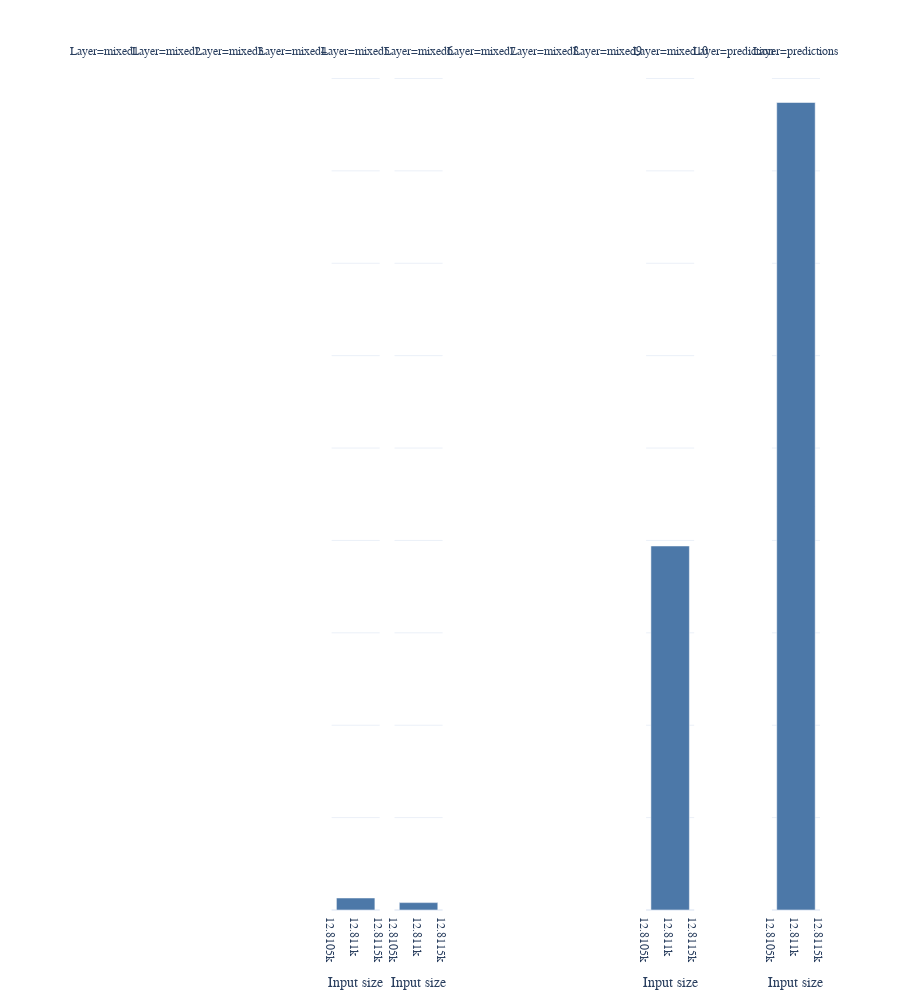

Notebook cell for this chart:
### Code cell
model = "inception_v3"

fig = px.bar(df[(df["Model"] == model) & (df["Minimum pattern size"] == 5)], x="Input size", y="Number of patterns", barmode='group', facet_col="Layer", category_orders=category_orders[model], height=1000)

#removeLabelsEqualsPart(fig)
#fig.update_xaxes(title_text ="")
#fig.update_yaxes(title_text ="")
fig.show()

### Figure 1 — Plotly figure (JSON) as saved in the notebook; plotly's stock layout.template omitted (floating-point values rounded to 4 significant figures)
{"data": [{"alignmentgroup": "True", "hovertemplate": "Layer=mixed5<br>Input size=%{x}<br>Number of patterns=%{y}<extra></extra>", "legendgroup": "", "marker": {"color": "#4C78A8", "pattern": {"shape": ""}}, "name": "", "offsetgroup": "", "orientation": "v", "showlegend": false, "textposition": "auto", "type": "bar", "x": [12811], "xaxis": "x5", "y": [13], "yaxis": "y5"}, {"alignmentgroup": "True", "hovertemplate": "Layer=mixed6<br>Input size=%{x}<br>Number of patterns=%{y}<extra></extra>", "legendgroup": "", "marker": {"color": "#4C78A8", "pattern": {"shape": ""}}, "name": "", "offsetgroup": "", "orientation": "v", "showlegend": false, "textposition": "auto", "type": "bar", "x": [12811], "xaxis": "x6", "y": [8], "yaxis": "y6"}, {"alignmentgroup": "True", "hovertemplate": "Layer=mixed10<br>Input size=%{x}<br>Number of patterns=%{y}<extra></extra>", "legendgroup": "", "marker": {"color": "#4C78A8", "pattern": {"shape": ""}}, "name": "", "offsetgroup": "", "orientation": "v", "showlegend": false, "textposition": "auto", "type": "bar", "x": [12811], "xaxis": "x10", "y": [394], "yaxis": "y10"}, {"alignmentgroup": "True", "hovertemplate": "Layer=predictions<br>Input size=%{x}<br>Number of patterns=%{y}<extra></extra>", "legendgroup": "", "marker": {"color": "#4C78A8", "pattern": {"shape": ""}}, "name": "", "offsetgroup": "", "orientation": "v", "showlegend": false, "textposition": "auto", "type": "bar", "x": [12811], "xaxis": "x12", "y": [874], "yaxis": "y12"}], "layout": {"annotations": [{"font": {}, "showarrow": false, "text": "Layer=mixed1", "x": 0.0325, "xanchor": "center", "xref": "paper", "y": 1, "yanchor": "bottom", "yref": "paper"}, {"font": {}, "showarrow": false, "text": "Layer=mixed2", "x": 0.1175, "xanchor": "center", "xref": "paper", "y": 1, "yanchor": "bottom", "yref": "paper"}, {"font": {}, "showarrow": false, "text": "Layer=mixed3", "x": 0.2025, "xanchor": "center", "xref": "paper", "y": 1, "yanchor": "bottom", "yref": "paper"}, {"font": {}, "showarrow": false, "text": "Layer=mixed4", "x": 0.2875, "xanchor": "center", "xref": "paper", "y": 1, "yanchor": "bottom", "yref": "paper"}, {"font": {}, "showarrow": false, "text": "Layer=mixed5", "x": 0.3725, "xanchor": "center", "xref": "paper", "y": 1, "yanchor": "bottom", "yref": "paper"}, {"font": {}, "showarrow": false, "text": "Layer=mixed6", "x": 0.4575, "xanchor": "center", "xref": "paper", "y": 1, "yanchor": "bottom", "yref": "paper"}, {"font": {}, "showarrow": false, "text": "Layer=mixed7", "x": 0.5425, "xanchor": "center", "xref": "paper", "y": 1, "yanchor": "bottom", "yref": "paper"}, {"font": {}, "showarrow": false, "text": "Layer=mixed8", "x": 0.6275, "xanchor": "center", "xref": "paper", "y": 1, "yanchor": "bottom", "yref": "paper"}, {"font": {}, "showarrow": false, "text": "Layer=mixed9", "x": 0.7125, "xanchor": "center", "xref": "paper", "y": 1, "yanchor": "bottom", "yref": "paper"}, {"font": {}, "showarrow": false, "text": "Layer=mixed10", "x": 0.7975, "xanchor": "center", "xref": "paper", "y": 1, "yanchor": "bottom", "yref": "paper"}, {"font": {}, "showarrow": false, "text": "Layer=prediction", "x": 0.8825, "xanchor": "center", "xref": "paper", "y": 1, "yanchor": "bottom", "yref": "paper"}, {"font": {}, "showarrow": false, "text": "Layer=predictions", "x": 0.9675, "xanchor": "center", "xref": "paper", "y": 1, "yanchor": "bottom", "yref": "paper"}], "barmode": "group", "height": 1000, "legend": {"tracegroupgap": 0}, "margin": {"t": 60}, "xaxis": {"anchor": "y", "domain": [0, 0.065], "title": {"text": "Input size"}}, "xaxis10": {"anchor": "y10", "domain": [0.765, 0.83], "matches": "x", "title": {"text": "Input size"}}, "xaxis11": {"anchor": "y11", "domain": [0.85, 0.915], "matches": "x", "title": {"text": "Input size"}}, "xaxis12": {"anchor": "y12", "domain": [0.935, 1.0], "matches": "x", "title": {"text": "Input size"}}, "xaxis2": {"anchor": "y2", "domain": [0.085, 0.15], "matches": "x", "title": {"text": "Input size"}}, "xaxis3": {"anchor": "y3", "domain": [0.17, 0.235], "matches": "x", "title": {"text": "Input size"}}, "xaxis4": {"anchor": "y4", "domain": [0.255, 0.32], "matches": "x", "title": {"text": "Input size"}}, "xaxis5": {"anchor": "y5", "domain": [0.34, 0.405], "matches": "x", "title": {"text": "Input size"}}, "xaxis6": {"anchor": "y6", "domain": [0.425, 0.49], "matches": "x", "title": {"text": "Input size"}}, "xaxis7": {"anchor": "y7", "domain": [0.51, 0.575], "matches": "x", "title": {"text": "Input size"}}, "xaxis8": {"anchor": "y8", "domain": [0.595, 0.66], "matches": "x", "title": {"text": "Input size"}}, "xaxis9": {"anchor": "y9", "domain": [0.68, 0.745], "matches": "x", "title": {"text": "Input size"}}, "yaxis": {"anchor": "x", "domain": [0, 1], "title": {"text": "Number of patterns"}}, "yaxis10": {"anchor": "x10", "domain": [0, 1], "matches": "y", "showticklabels": false}, "yaxis11": {"anchor": "x11", "domain": [0, 1], "matches": "y", "showticklabels": false}, "yaxis12": {"anchor": "x12", "domain": [0, 1], "matches": "y", "showticklabels": false}, "yaxis2": {"anchor": "x2", "domain": [0, 1], "matches": "y", "showticklabels": false}, "yaxis3": {"anchor": "x3", "domain": [0, 1], "matches": "y", "showticklabels": false}, "yaxis4": {"anchor": "x4", "domain": [0, 1], "matches": "y", "showticklabels": false}, "yaxis5": {"anchor": "x5", "domain": [0, 1], "matches": "y", "showticklabels": false}, "yaxis6": {"anchor": "x6", "domain": [0, 1], "matches": "y", "showticklabels": false}, "yaxis7": {"anchor": "x7", "domain": [0, 1], "matches": "y", "showticklabels": false}, "yaxis8": {"anchor": "x8", "domain": [0, 1], "matches": "y", "showticklabels": false}, "yaxis9": {"anchor": "x9", "domain": [0, 1], "matches": "y", "showticklabels": false}}}
